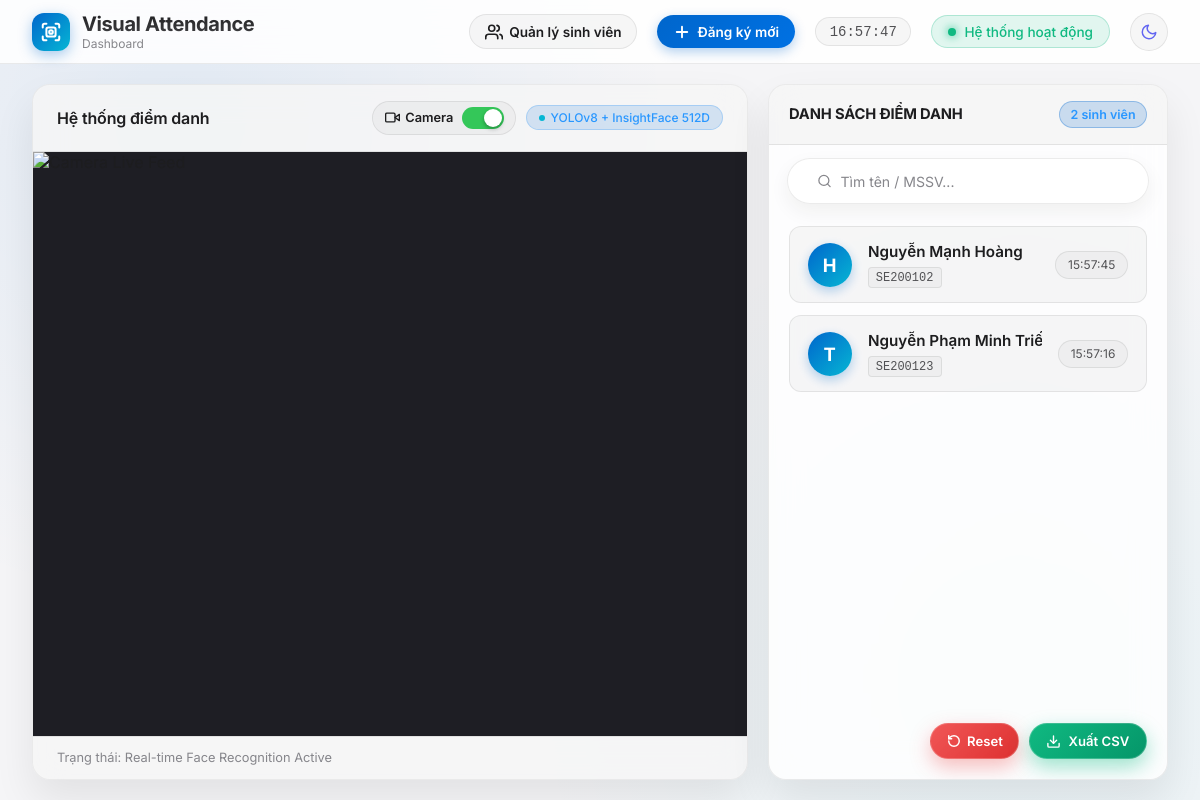
The page / on the database its author committed.
### tables this page shows
CREATE TABLE students (
            student_code TEXT PRIMARY KEY,
            name TEXT NOT NULL,
            embedding TEXT NOT NULL
        );

CREATE TABLE attendance (
            id INTEGER PRIMARY KEY AUTOINCREMENT,
            student_code TEXT NOT NULL,
            timestamp DATETIME DEFAULT CURRENT_TIMESTAMP,
            FOREIGN KEY (student_code) REFERENCES students (student_code)
        );

### app.py (the view)
@app.get("/")
async def index(request: Request):
    refresh_student_cache()
    attendance = get_today_attendance()
    return templates.TemplateResponse(request=request, name="index.html", context={"attendance": attendance})

### templates/index.html (shortened to what this page needs)
<!DOCTYPE html>
<html lang="vi" data-theme="dark">
<head>
</head>
<body>
    <header>
        <div class="brand">
            <div class="brand-icon">
            </div>
            <div>
                <h1 class="brand-title">Visual Attendance</h1>
                <div class="brand-subtitle">Dashboard</div>
            </div>
        </div>
        <div class="header-meta">
            <button class="btn-manage" onclick="openManageModal()">
                <span>Quản lý sinh viên</span>
            </button>
            <button class="btn-register" onclick="openRegisterModal()">
                <svg width="18" height="18" viewBox="0 0 24 24" fill="none" stroke="currentColor" stroke-width="2.5"
                    stroke-linecap="round" stroke-linejoin="round">
                    <line x1="12" y1="5" x2="12" y2="19"></line>
                    <line x1="5" y1="12" x2="19" y2="12"></line>
                </svg>
                <span>Đăng ký mới</span>
            </button>
            <div class="live-clock" id="live-clock">--:--:--</div>
            <div class="status-badge" id="conn-status">
                <div class="status-dot"></div>
                <span>Hệ thống hoạt động</span>
            </div>
            <button class="btn-theme-toggle" id="theme-toggle-btn" onclick="toggleTheme()"
                title="Chuyển đổi giao diện Sáng / Tối">
                <svg class="moon-icon" width="18" height="18" viewBox="0 0 24 24" fill="none" stroke="currentColor"
                    stroke-width="2" stroke-linecap="round" stroke-linejoin="round">
                    <path d="M21 12.79A9 9 0 1 1 11.21 3 7 7 0 0 0 21 12.79z"></path>
                </svg>
            </button>
        </div>
    </header>
    <main>
        <section class="video-container">
            <div class="video-header">
                <div class="video-header-title">
                    <h2>Hệ thống điểm danh</h2>
                </div>
                <div style="display:flex; align-items:center; gap:0.6rem;">
                    <label class="ios-toggle-wrapper" title="tắt / bật Camera">
                        <span class="ios-toggle-title">
                            <svg width="15" height="15" viewBox="0 0 24 24" fill="none" stroke="currentColor"
                                stroke-width="2.2" stroke-linecap="round" stroke-linejoin="round">
                                <path d="M23 7l-7 5 7 5V7z"></path>
                                <rect x="1" y="5" width="15" height="14" rx="2" ry="2"></rect>
                            </svg>
                            <span id="cam-toggle-text">Camera</span>
                        </span>
                        <span class="ios-switch">
                            <span class="ios-slider"></span>
                        </span>
                    </label>
                    <div class="pipeline-pill">
                        <span
                            style="width: 6px; height: 6px; background: var(--accent-cyan); border-radius: 50%;"></span>
                        YOLOv8 + InsightFace 512D
                    </div>
                </div>
            </div>
            <div class="video-wrapper">
                <img src="/video_feed" class="video-feed" id="main-video-feed" alt="Camera Live Feed">
            </div>
            <div class="video-footer">
                <span id="video-footer-status">Trạng thái: Real-time Face Recognition Active</span>
            </div>
        </section>
        <section class="attendance-panel">
            <div class="panel-header">
                <div>
                    <h2 class="panel-title">DANH SÁCH ĐIỂM DANH</h2>
                </div>
                <div style="display:flex; align-items:center; gap:0.6rem;">
                    <div class="count-chip" id="total-count">
                        {{ attendance|length if attendance else 0 }} sinh viên
                    </div>
                </div>
            </div>
            <div class="search-box">
                <div style="position: relative; width: 100%;">
                    <input type="text" class="search-input" id="search-input" placeholder="Tìm tên / MSSV..."
                        oninput="filterAttendance()" style="padding-left: 2.3rem;">
                </div>
            </div>
            <ul class="attendance-list" id="attendance-list">
                {% if attendance %}
                {% for p in attendance %}
                <li class="attendance-item" data-code="{{ p.student_code }}" data-name="{{ p.name }}">
                    <div class="avatar">{{ (p.name.strip().split()[-1][0].upper()) if p.name else '?' }}</div>
                    <div class="student-info">
                        <div class="student-name-box">
                            <div class="student-name" title="{{ p.name }}">{{ p.name }}</div>
                        </div>
                        <span class="student-code">{{ p.student_code }}</span>
                    </div>
                    <div class="time-badge">{{ p.time }}</div>
                </li>
                {% endfor %}
                {% endif %}
            </ul>
            <div class="floating-panel-actions">
                <button class="btn-reset-floating" onclick="resetAttendanceAction()"
                    title="Reset danh sách điểm danh hôm nay">
                    <svg width="14" height="14" viewBox="0 0 24 24" fill="none" stroke="currentColor" stroke-width="2.5"
                        stroke-linecap="round" stroke-linejoin="round">
                        <path d="M3 12a9 9 0 1 0 9-9 9.75 9.75 0 0 0-6.74 2.74L3 8"></path>
                        <path d="M3 3v5h5"></path>
                    </svg>
                    <span>Reset</span>
                </button>
                <button class="btn-export-csv-floating" onclick="exportAttendanceCSV()"
                    title="Xuất danh sách điểm danh hôm nay ra file CSV">
                    <svg width="15" height="15" viewBox="0 0 24 24" fill="none" stroke="currentColor" stroke-width="2.2"
                        stroke-linecap="round" stroke-linejoin="round">
                        <path d="M21 15v4a2 2 0 0 1-2 2H5a2 2 0 0 1-2-2v-4"></path>
                        <polyline points="7 10 12 15 17 10"></polyline>
                        <line x1="12" y1="15" x2="12" y2="3"></line>
                    </svg>
                    <span>Xuất CSV</span>
                </button>
            </div>
        </section>
    </main>
</body>
</html>

### rows shown on the page
attendance: name "Nguyễn Mạnh Hoàng", student_code "SE200102", time "15:57:45"
students: name "H"
attendance: name "Nguyễn Phạm Minh…", student_code "SE200123", time "15:57:16"
students: name "T"

### other values the page prints
{{ attendance|length if attendance else 0 }} "2"
